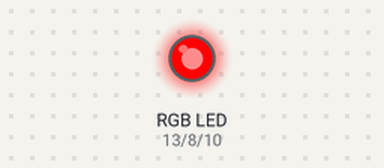
A sketch run on a simulated Arduino Uno, built with avr-gcc and run on an emulated ATmega328P. Parts: an RGB LED mixed from three pins (HIGH = lit).

Above: at 0.5 s.
At 2.0 s:
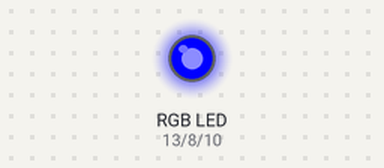
At 3.5 s:
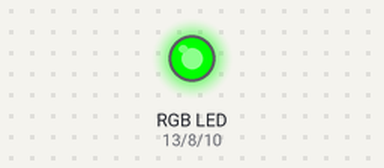
At 5.0 s:
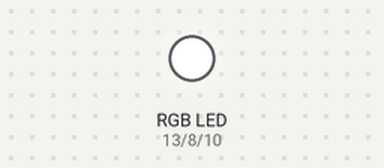
At 7.2 s:
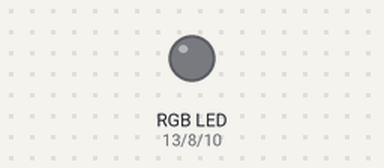
Timing chart, 0 to 7.8 s (numbered marks = the images above):
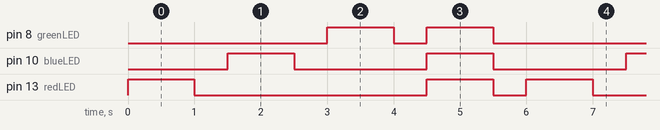

Measured:
- by itself, pin 8 (greenLED): repeats every 6.0 s: LOW 0.50 s, HIGH 1.0 s, LOW 3.5 s, HIGH 1.0 s
- by itself, pin 10 (blueLED): alternates HIGH for 1.0 s and LOW for 2.0 s
- by itself, pin 13 (redLED): repeats every 6.0 s: LOW 3.5 s, HIGH 1.0 s, LOW 0.50 s, HIGH 1.0 s

The sketch:

Circuit3.ino
```cpp
// Circuit 3 by Alex Burke (2/4/24).
// Utilizing an RGB LED to show different colors.
// No issues encountered while setting up circuit or coding.

int redLED = 13;
int blueLED = 10;
int greenLED = 8;

void setup(){
  pinMode(redLED, OUTPUT);
  pinMode(blueLED, OUTPUT);
  pinMode(greenLED, OUTPUT);
}

void loop()
{
  //make LED red
  digitalWrite(redLED, HIGH);
  delay(1000); // Wait
  digitalWrite(redLED, LOW);
  delay(500);

    // make LED blue
  digitalWrite (blueLED, HIGH);
  delay(1000); // Wait )
  digitalWrite(blueLED, LOW);
  delay(500);

    //max LED green
  digitalWrite(greenLED, HIGH);
  delay(1000); // Wait
  digitalWrite(greenLED, LOW);
  delay(500);

  //make LED white
  digitalWrite(redLED, HIGH);
  digitalWrite(blueLED, HIGH);
  digitalWrite(greenLED, HIGH);
  delay(1000); // Wait
  digitalWrite(redLED, LOW);
  digitalWrite(blueLED, LOW);
  digitalWrite(greenLED, LOW);
  delay(500);
}
```
